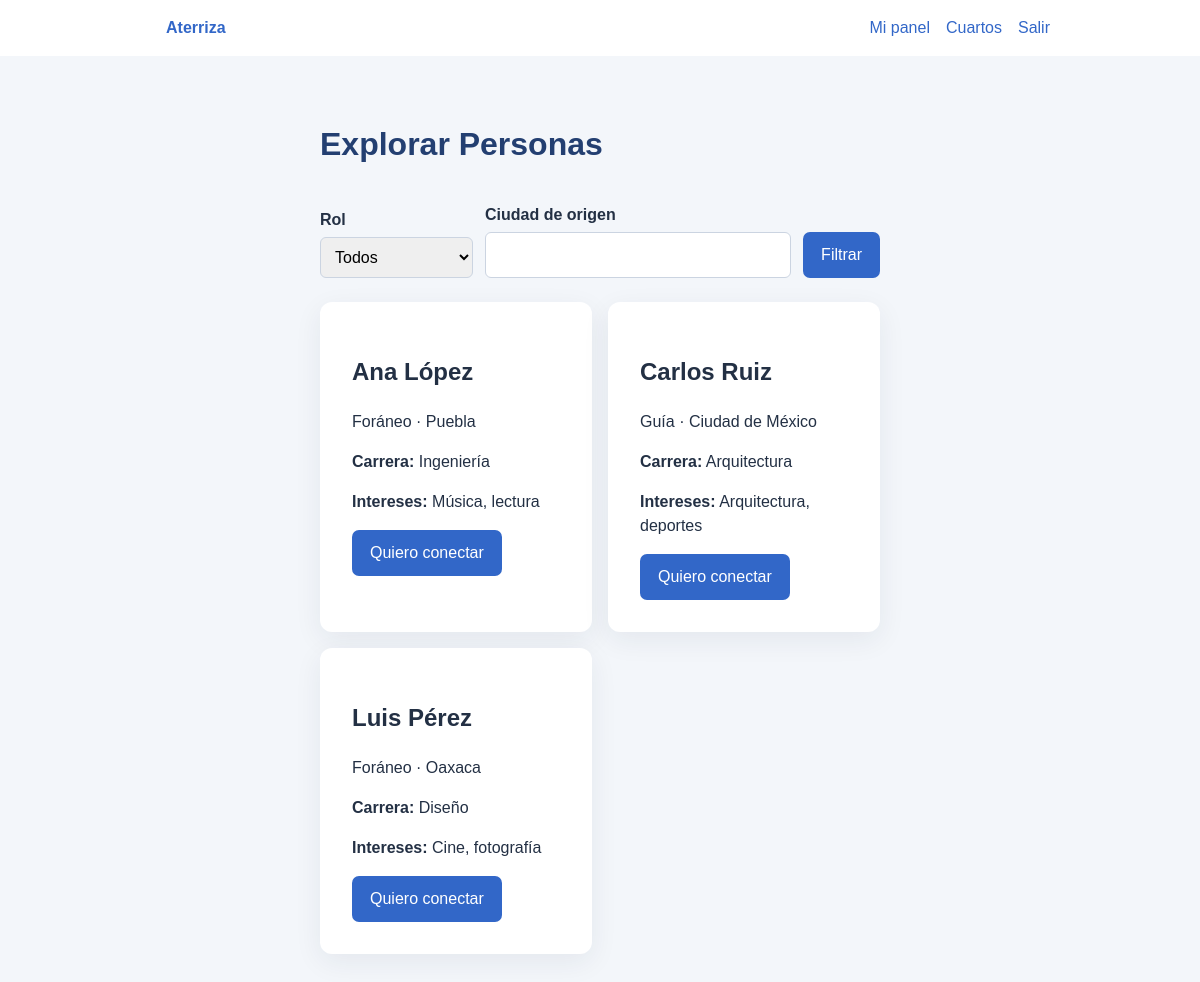
The page /personas.php (signed in) on the database its author committed.
### tables this page shows
CREATE TABLE usuarios (
    id INT AUTO_INCREMENT PRIMARY KEY,
    nombre VARCHAR(100) NOT NULL,
    correo VARCHAR(150) NOT NULL UNIQUE,
    `password` VARCHAR(255) NOT NULL,
    rol ENUM('foraneo', 'guia') NOT NULL,
    carrera VARCHAR(100) NOT NULL,
    ciudad_origen VARCHAR(100) NOT NULL,
    ciudad_destino VARCHAR(100) NOT NULL,
    intereses TEXT NOT NULL,
    whatsapp VARCHAR(20) NOT NULL
);

### public/personas.php (the view, shortened to what this page needs)
<?php
require __DIR__ . '/../config/db.php';
$usuarioId = (int) $_SESSION['usuario_id'];
$rol = isset($_GET['rol']) && is_string($_GET['rol']) ? $_GET['rol'] : '';
$ciudad = isset($_GET['ciudad_origen']) && is_string($_GET['ciudad_origen'])
    ? trim($_GET['ciudad_origen'])
    : '';
$sql = 'SELECT id, nombre, rol, ciudad_origen, carrera, intereses, whatsapp FROM usuarios WHERE id <> ?';
$params = [$usuarioId];
$sql .= ' ORDER BY nombre';
$stmt = $pdo->prepare($sql);
$stmt->execute($params);
$personas = $stmt->fetchAll(PDO::FETCH_ASSOC);
$estados = [];
$esc = static fn($valor) => htmlspecialchars($valor, ENT_QUOTES, 'UTF-8');
?>
<!doctype html>
<html lang="es">
<head>
    <link rel="stylesheet" href="style.css">
</head>
<body>
<nav>
    <a href="index.php"><strong>Aterriza</strong></a>
    <div><a href="panel.php">Mi panel</a><a href="cuartos.php">Cuartos</a><a href="logout.php">Salir</a></div>
</nav>
<main class="page-wide">
    <h1>Explorar Personas</h1>
    <form class="filters" method="get">
        <div>
            <label for="rol">Rol</label>
            <select id="rol" name="rol">
                <option value="" <?= $rol === '' ? 'selected' : '' ?>>Todos</option>
            </select>
        </div>
        <div>
            <label for="ciudad_origen">Ciudad de origen</label>
            <input id="ciudad_origen" name="ciudad_origen" value="<?= $esc($ciudad) ?>">
        </div>
        <button type="submit">Filtrar</button>
    </form>
    <?php if (!$personas): ?>
        <p>No se encontraron personas.</p>
    <?php else: ?>
        <div class="grid">
            <?php foreach ($personas as $persona): ?>
                <section class="card">
                    <h2><?= $esc($persona['nombre']) ?></h2>
                    <p><?= $persona['rol'] === 'guia' ? 'Guía' : 'Foráneo' ?> · <?= $esc($persona['ciudad_origen']) ?></p>
                    <p><strong>Carrera:</strong> <?= $esc($persona['carrera']) ?></p>
                    <p><strong>Intereses:</strong> <?= $esc($persona['intereses']) ?></p>
                    <?php $estado = $estados[(int) $persona['id']] ?? null; ?>
                    <?php if ($estado && $estado['estado'] === 'aceptada'): ?>
                        <?php $whatsapp = preg_replace('/\D+/', '', $persona['whatsapp']); ?>
                        <a class="button contact" href="https://wa.me/<?= $esc($whatsapp) ?>" target="_blank" rel="noopener">Hablar por WhatsApp</a>
                    <?php elseif ($estado): ?>
                        <p><?= $estado['enviada'] ? 'Solicitud enviada' : 'Solicitud recibida' ?></p>
                    <?php else: ?>
                        <form method="post">
                            <button type="submit">Quiero conectar</button>
                        </form>
                    <?php endif; ?>
                </section>
            <?php endforeach; ?>
        </div>
    <?php endif; ?>
</main>
</body>
</html>

### public/style.css (style rules this page uses)
* { box-sizing: border-box; }
body { margin: 0; color: #233044; background: #f3f6fa; font: 16px/1.5 Arial, sans-serif; }
nav { display: flex; justify-content: space-between; align-items: center; padding: 16px max(5%, calc((100% - 900px) / 2)); background: #fff; }
nav a { margin-left: 16px; }
a { color: #3267c8; text-decoration: none; }
main { width: min(100% - 32px, 560px); margin: 64px auto; }
.page-wide { max-width: 900px; }
.grid { display: grid; grid-template-columns: repeat(auto-fit, minmax(230px, 1fr)); gap: 16px; }
.filters { display: grid; grid-template-columns: 1fr 2fr auto; align-items: end; gap: 12px; margin-bottom: 24px; }
.card { padding: 32px; background: #fff; border-radius: 12px; box-shadow: 0 8px 28px #23304412; }
h1 { margin-top: 0; color: #233f71; }
.button, button { display: inline-block; padding: 11px 18px; color: #fff; background: #3267c8; border: 0; border-radius: 7px; font: inherit; cursor: pointer; }
label { display: block; margin: 14px 0 5px; font-weight: bold; }
input, select, textarea { width: 100%; padding: 10px; border: 1px solid #cbd4e1; border-radius: 6px; font: inherit; }

### rows shown on the page
usuarios: nombre "Ana López", rol "Foráneo", ciudad_origen "Puebla", carrera "Ingeniería", intereses "Música, lectura"
usuarios: nombre "Carlos Ruiz", rol "Guía", ciudad_origen "Ciudad de México", carrera "Arquitectura", intereses "Arquitectura, deportes"
usuarios: nombre "Luis Pérez", rol "Foráneo", ciudad_origen "Oaxaca", carrera "Diseño", intereses "Cine, fotografía"
